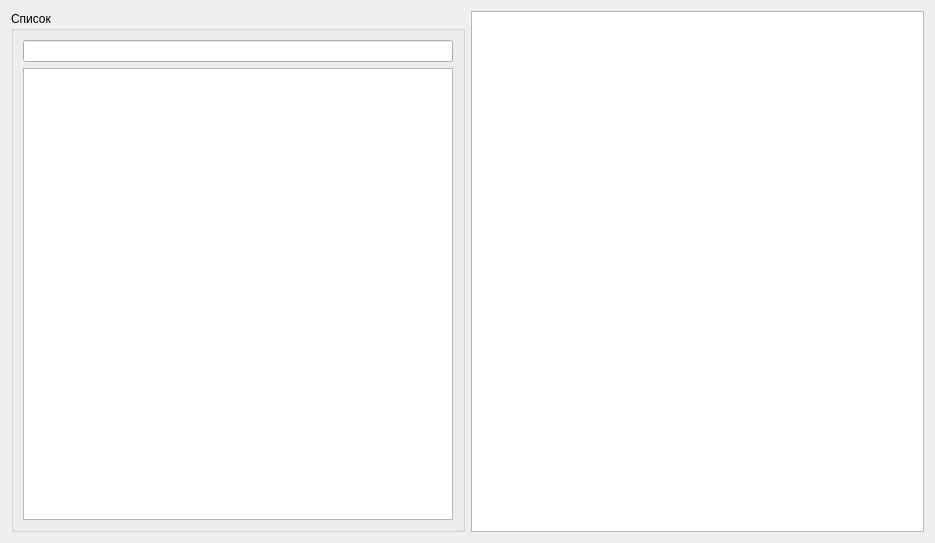
<?xml version="1.0" encoding="UTF-8"?>
<ui version="4.0">
 <class>DialogHistory</class>
 <widget class="QDialog" name="DialogHistory">
  <property name="geometry">
   <rect>
    <x>0</x>
    <y>0</y>
    <width>935</width>
    <height>543</height>
   </rect>
  </property>
  <property name="windowTitle">
   <string>История пропусков</string>
  </property>
  <layout class="QHBoxLayout" name="horizontalLayout">
   <item>
    <widget class="QGroupBox" name="groupBox">
     <property name="title">
      <string>Список</string>
     </property>
     <layout class="QVBoxLayout" name="verticalLayout">
      <item>
       <widget class="QLineEdit" name="line_search"/>
      </item>
      <item>
       <widget class="QListWidget" name="list_propusk"/>
      </item>
     </layout>
    </widget>
   </item>
   <item>
    <widget class="QTextBrowser" name="browser"/>
   </item>
  </layout>
 </widget>
 <resources/>
 <connections/>
</ui>
